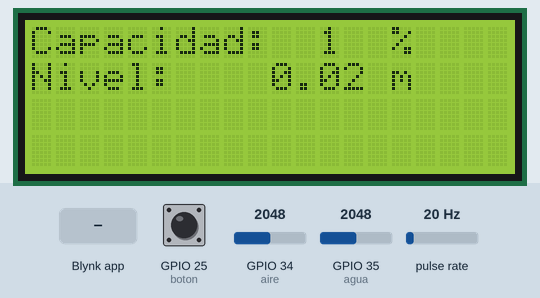
This sketch was run on a simulated ESP32. Shown: 20×4 character LCD. Wiring (inferred from the names in the program): pulse sensor: data GPIO 27. The test bench sets the inputs (shaded band); at power-on: GPIO 25 (boton) LOW, GPIO 34 (aire) = 2048, GPIO 35 (agua) = 2048, pulse rate 20 Hz. WiFi joins after 1.5 s; servers stay silent unless stated.

Above: at 6.6 s.
6.7 s: GPIO 25 (boton) pulled HIGH for 3.2 s
At 9.2 s:
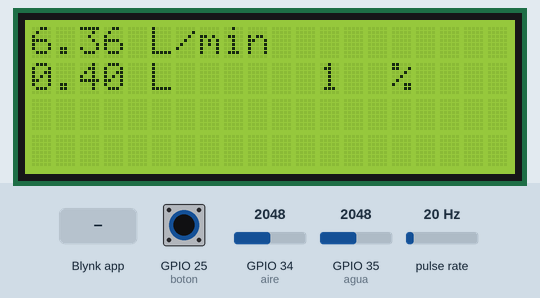
16.4 s: Blynk app writes 0 to V8
At 19.0 s:
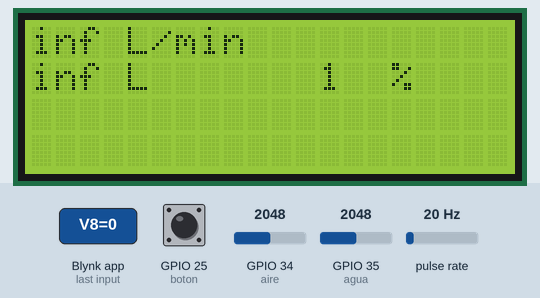
19.9 s: GPIO 34 (aire) set to 2866
At 20.9 s:
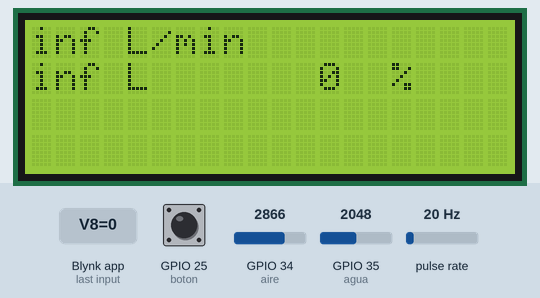
22.0 s: GPIO 35 (agua) set to 3603
At 25.8 s:
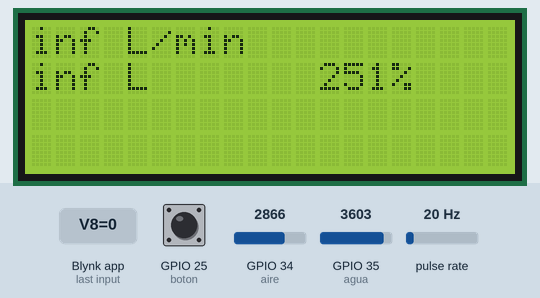
26.1 s: GPIO 25 (boton) pulled HIGH for 1 s
At 27.2 s:
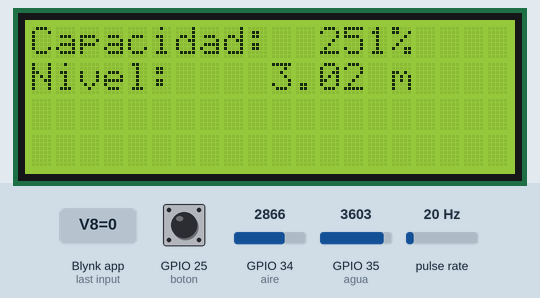
28.6 s: Blynk app writes 0 to V4
At 29.7 s:
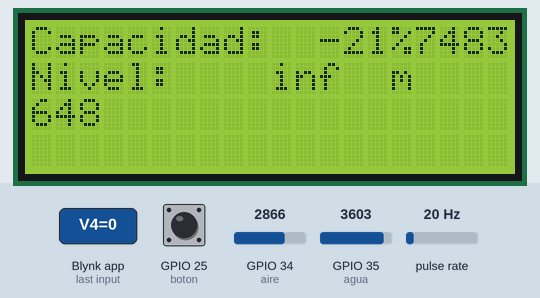
Timing chart, 0 to 31.3 s (numbered marks = the images above; inputs shaded):
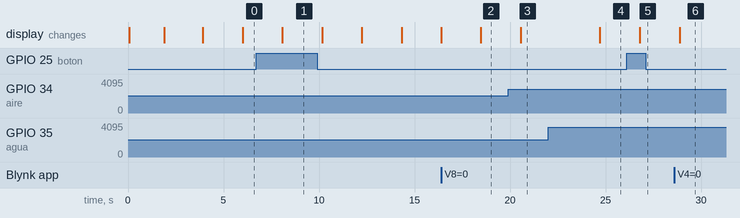

The sketch:

v0.6.5.ino
```cpp
#define BLYNK_TEMPLATE_ID "YOUR_TEMPLATE_ID"
#define BLYNK_TEMPLATE_NAME "YOUR_TEMPLATE_NAME"
#define BLYNK_FIRMWARE_VERSION "0.6.5"

#define BLYNK_PRINT Serial
// #define BLYNK_DEBUG
#define APP_DEBUG

#include "BlynkEdgent.h"
#include <LiquidCrystal_I2C.h>

// --- Pines ---
#define boton 25
#define wifi 26
#define FLOW_SENSOR_PIN 27
#define rst 33
#define aire 34
#define agua 35

// Variables globales para acumular los datos
volatile double Level_sum = 0;
volatile double Vair_sum = 0;
volatile double Vh2o_sum = 0;
volatile int Level_count = 0;

// Nivel de agua
volatile double Level;
volatile int porcentaje;
double total = 1.2;
volatile double Vair;
volatile double Vh2o;
double Vs = 5.00;
double slope_air = 25.697;
double slope_h2o = 25.69635;
double tol = 0.02;
double slope = 1;     // 1.0106;
double intercept = 0; // 0.0841;
const float c = 0.982;
const float b = 0.126;

// Flujo
volatile int flow_frequency;
volatile int flow_frequency_2;
volatile unsigned long pulsos = 0;
volatile float l_min;
volatile float Liters;
float cte = 6.6;
float m = 0.72;
unsigned long tiempoAnterior = 0;
volatile float flujo_Lmin = 0;
volatile float litros_totales = 0;
unsigned long currentTime;
unsigned long cloopTime;

void IRAM_ATTR contarPulsos()
{
  pulsos++;
}

// LCD
bool modo = 0;
LiquidCrystal_I2C lcd(0x27, 20, 4);

// Timer Blynk
BlynkTimer timer;

// --- Funciones Blynk ---
void myTimer()
{
  double Level_avg = 0;
  double Vair_avg = 0;
  double Vh2o_avg = 0;

  if (Level_count > 0)
  {
    Level_avg = Level_sum / Level_count;
    Vair_avg = Vair_sum / Level_count;
    Vh2o_avg = Vh2o_sum / Level_count;
  }

  // --- Redondeo ---
  Level_avg = round(Level_avg * 100.0) / 100.0; // 2 decimales
  Vair_avg = round(Vair_avg * 1000.0) / 1000.0; // 3 decimales
  Vh2o_avg = round(Vh2o_avg * 1000.0) / 1000.0; // 3 decimales

  // Reset acumuladores
  Level_sum = 0;
  Vair_sum = 0;
  Vh2o_sum = 0;
  Level_count = 0;

  // Enviar nivel promedio
  Blynk.virtualWrite(V0, Level_avg);

  // Enviar porcentaje promedio redondeado
  int porcentaje_avg = total > 0 ? round(Level_avg * 100.0 / total) : 0;
  Blynk.virtualWrite(V1, porcentaje_avg);

  // Enviar voltajes promedio
  Blynk.virtualWrite(V11, Vair_avg);
  Blynk.virtualWrite(V12, Vh2o_avg);
}

void sendFlowRealtime()
{
  if (l_min > 0)
  {
    Blynk.virtualWrite(V5, l_min);
    Blynk.virtualWrite(V6, Liters);
  }
}

// --- BLYNK_WRITE ---
BLYNK_WRITE(V3) { total = param.asDouble(); }
BLYNK_WRITE(V4) { Vs = param.asDouble(); }
BLYNK_WRITE(V7) { tol = param.asDouble(); }
BLYNK_WRITE(V8) { cte = param.asDouble(); }

// --- Interrupción flujo ---
void flow()
{
  flow_frequency++;
  flow_frequency_2++;
}

// --- Task de medición y LCD (núcleo 1) ---
void TaskMedicion(void *pvParameters)
{
  double aux1, aux2;
  const int n = 200;

  for (;;)
  {
    // --- Lectura sensores ---
    aux1 = 0;
    aux2 = 0;
    for (int i = 0; i < n; i++)
    {
      aux1 += analogRead(aire) * 3.3 / 4095.0;
      aux2 += analogRead(agua) * 3.3 / 4095.0;
      vTaskDelay(10 / portTICK_PERIOD_MS);
    }
    Vair = aux1 / n;
    Vh2o = aux2 / n;

    Vair = c * Vair + b;
    Vh2o = c * Vh2o + b;

    Vair = round(Vair * 1000.0) / 1000.0;
    Vh2o = round(Vh2o * 1000.0) / 1000.0;

    // --- Cálculo nivel ---
    Level = slope * ((slope_h2o * Vh2o - slope_air * Vair) / Vs + tol) + intercept;
    Level = round(Level * 100.0) / 100.0;
    if (Level < 0)
      Level = 0;
    porcentaje = Level * 100 / total;

    // --- Acumular para promedio de 1 minuto ---
    Level_sum += Level;
    Vair_sum += Vair;
    Vh2o_sum += Vh2o;
    Level_count++;

    // --- Cálculo flujo cada segundo ---
    // Medición de flujo
    currentTime = millis();
    // Every second, calculate and print litres/min
    if (currentTime >= (cloopTime + 1000))
    {
      cloopTime = currentTime; // Updates cloopTime

      // Pulse frequency (Hz) = 7.5Q, Q is flow rate in L/min.
      l_min = (flow_frequency / cte);
      // (Pulse frequency x 60 min) / 7.5Q = flowrate in L/hour

      flow_frequency = 0; // Reset Counter
      Liters = flow_frequency_2 / cte / 60 / 1.4 / m;
    }

    // --- Actualización LCD ---
    if (digitalRead(boton) == 1)
      modo = !modo;

    lcd.clear();
    lcd.setCursor(0, 0);
    if (modo == 0)
    {
      lcd.print("Capacidad: ");
      lcd.setCursor(12, 0);
      lcd.print(porcentaje);
      lcd.setCursor(15, 0);
      lcd.print("%");
      lcd.setCursor(0, 1);
      lcd.print("Nivel: ");
      lcd.setCursor(10, 1);
      lcd.print(Level, 2);
      lcd.setCursor(15, 1);
      lcd.print("m");
    }
    else
    {
      lcd.print(l_min, 2);
      lcd.print(" L/min");
      lcd.setCursor(0, 1);
      lcd.print(Liters, 2);
      lcd.print(" L");
      lcd.setCursor(12, 1);
      lcd.print(porcentaje);
      lcd.setCursor(15, 1);
      lcd.print("%");
    }
  }
}

// --- Setup ---
void setup()
{
  Serial.begin(115200);

  // Pines
  pinMode(boton, INPUT_PULLDOWN);
  pinMode(rst, INPUT_PULLUP);
  pinMode(agua, INPUT_PULLDOWN);
  pinMode(FLOW_SENSOR_PIN, INPUT_PULLUP);
  digitalWrite(FLOW_SENSOR_PIN, HIGH);
  attachInterrupt(digitalPinToInterrupt(FLOW_SENSOR_PIN), flow, FALLING);
  sei(); // Enable interrupts
  currentTime = millis();
  cloopTime = currentTime;

  // LCD
  lcd.init();
  lcd.backlight();
  lcd.clear();
  lcd.setCursor(0, 0);
  lcd.print("Iniciando...");

  // Blynk
  BlynkEdgent.begin();

  // Task de medición + LCD en núcleo 1
  xTaskCreatePinnedToCore(
      TaskMedicion, "MedicionLCD", 4096, NULL, 1, NULL, 1);

  // Timers para Blynk
  timer.setInterval(60000L, myTimer);
  // Timer de 1 segundo para flujo en tiempo real
  timer.setInterval(1000L, sendFlowRealtime);

  lcd.clear();
  lcd.setCursor(0, 0);
  lcd.print("Sistema listo");
}

// --- Blynk conectado ---
BLYNK_CONNECTED()
{
  lcd.clear();
  lcd.setCursor(0, 0);
  lcd.print("Conectado con");
  lcd.setCursor(0, 1);
  lcd.print("exito!");
  delay(2000);
}

// --- Loop principal (núcleo 0) ---
void loop()
{
  BlynkEdgent.run();
  timer.run();
}
```

Measured:
- after the input at 6.7 s, the display: changes after 1.4 s (image 1)
- after the input at 16.4 s, the display: changes after 2.1 s (image 2)
- after the input at 19.9 s, the display: changes after 0.64 s (image 3)
- after the input at 22.0 s, the display: changes after 2.7 s (image 4)
- after the input at 26.1 s, the display: changes after 0.69 s (image 5)
- after the input at 28.6 s, the display: changes after 0.28 s (image 6)
